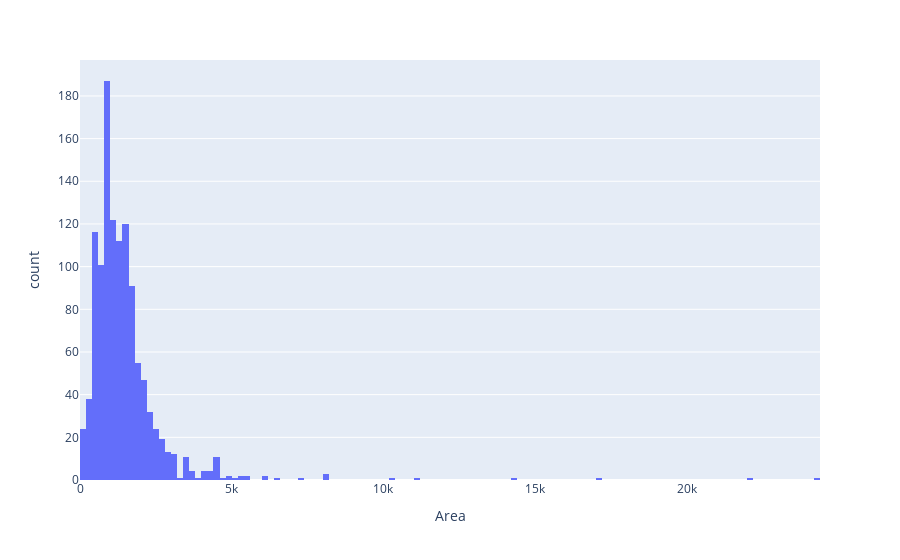

Notebook cell for this chart:
### Code cell
px.histogram(df1,x='Area',barmode='relative')

### Figure 1 — Plotly figure (JSON) as saved in the notebook; plotly's stock layout.template omitted (floating-point values rounded to 4 significant figures; data arrays with more than 128 entries replaced by an {"elided": "..."} marker saying what was removed)
{"data": [{"alignmentgroup": "True", "bingroup": "x", "hovertemplate": "Area=%{x}<br>count=%{y}<extra></extra>", "legendgroup": "", "marker": {"color": "#636efa", "pattern": {"shape": ""}}, "name": "", "offsetgroup": "", "orientation": "v", "showlegend": false, "type": "histogram", "x": {"elided": "1170 float values"}, "xaxis": "x", "yaxis": "y"}], "layout": {"autosize": true, "barmode": "relative", "legend": {"tracegroupgap": 0}, "margin": {"t": 60}, "xaxis": {"anchor": "y", "autorange": true, "domain": [0, 1], "range": [0, 24400], "title": {"text": "Area"}, "type": "linear"}, "yaxis": {"anchor": "x", "autorange": true, "domain": [0, 1], "range": [0, 196.8], "title": {"text": "count"}}}}
